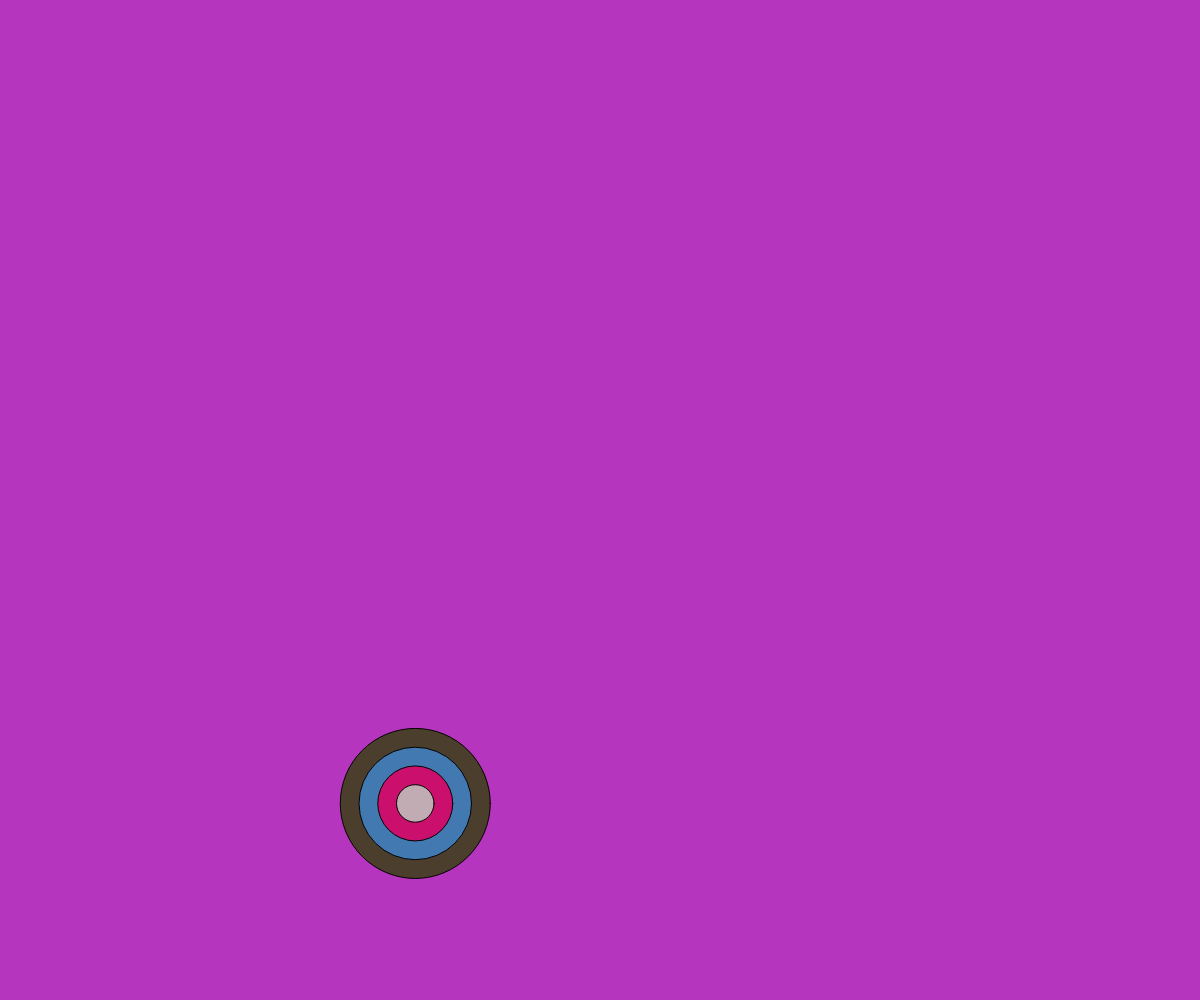
Frame 1 (no input)
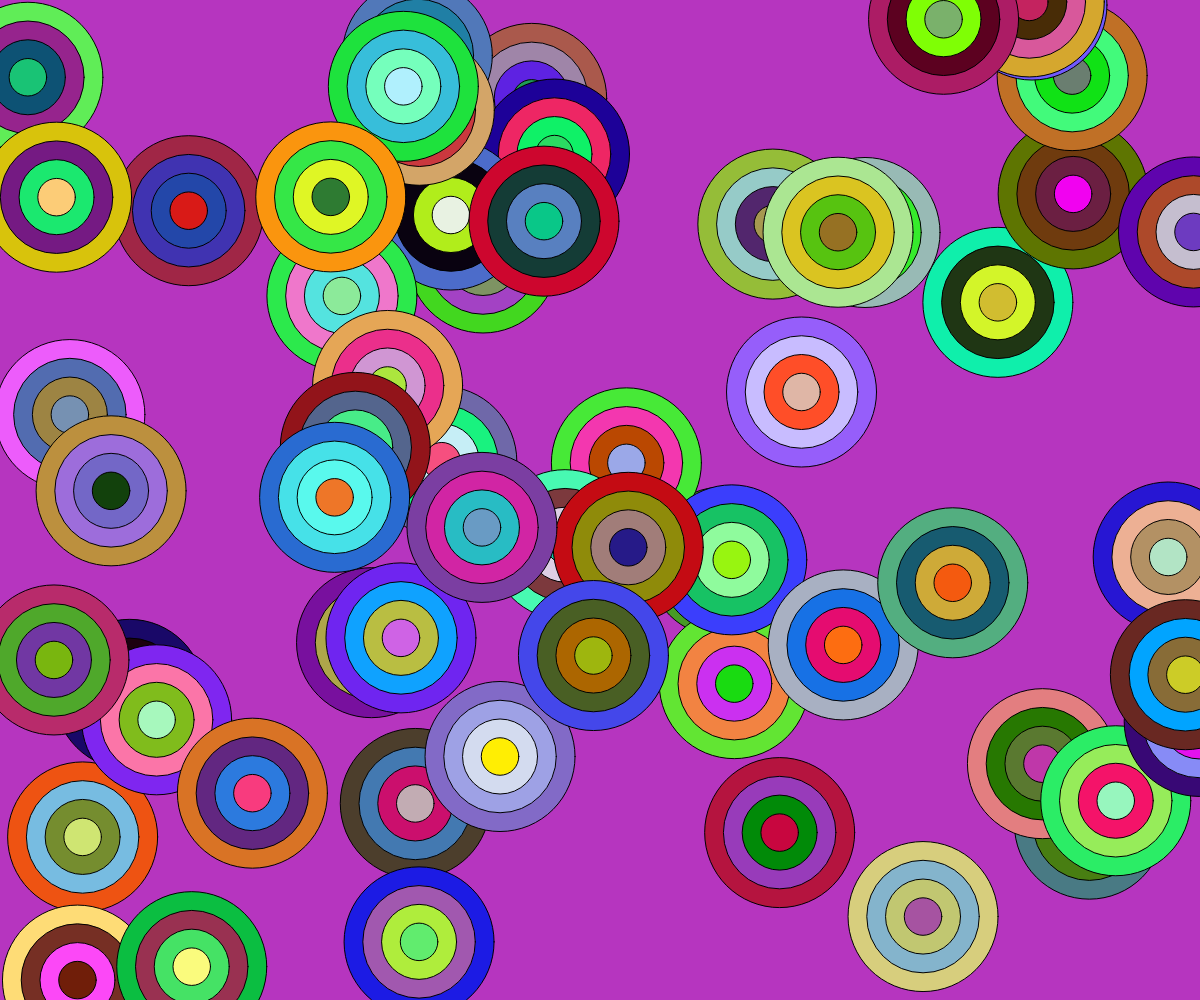
Frame 60 (no input)
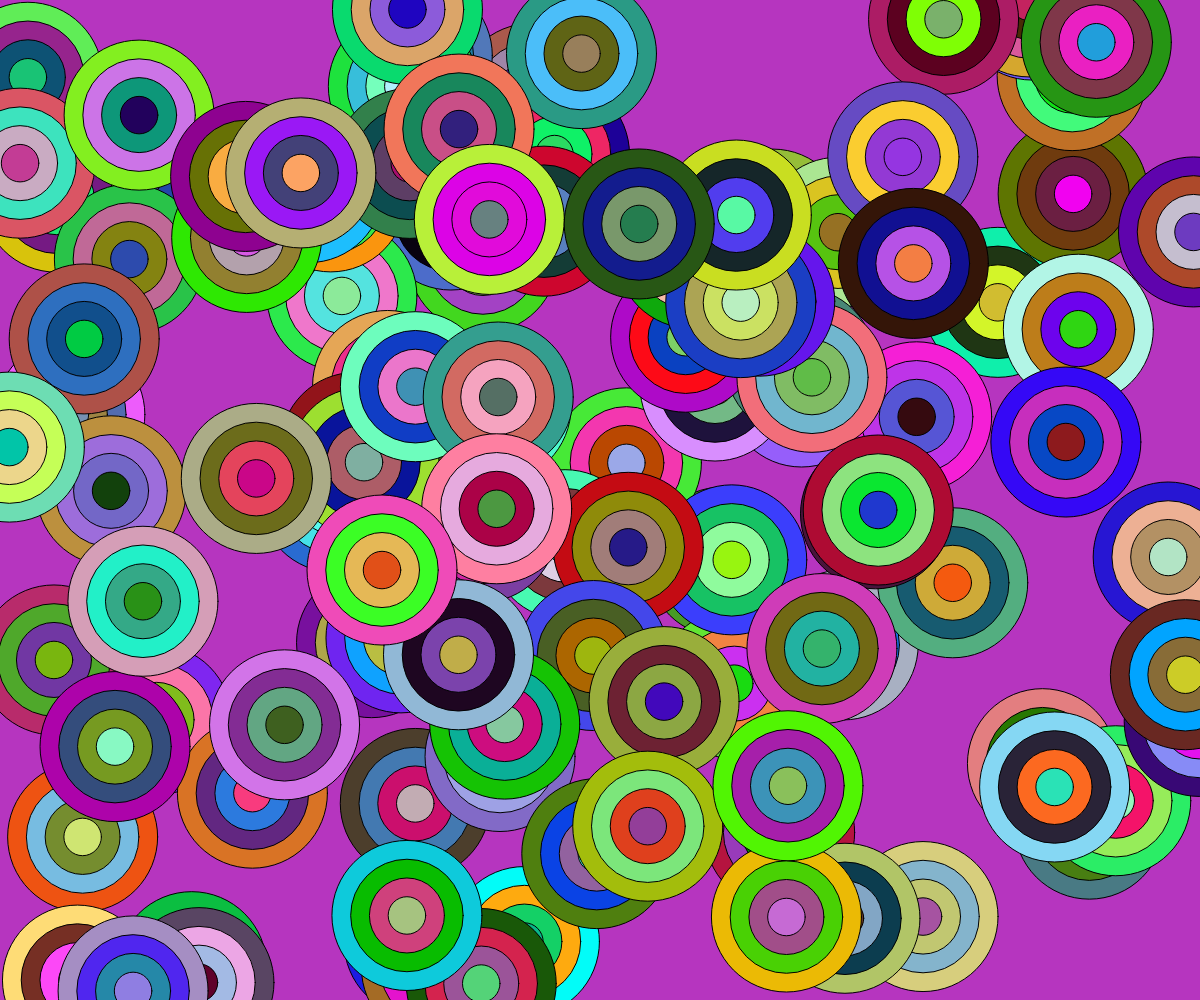
Frame 120 (the mouse pressed at the canvas centre since frame 60)

The p5.js sketch that drew these frames (run headless with seeded random() and noise() and a simulated clock; from frame 60 on, the mouse is pressed at the canvas centre):

// p5.js sketch
// ── sketch.js
let w;
let h;
let x;
let y;
function setup() {
  createCanvas(windowWidth, windowHeight);
  background(random(255), random(255), random(255));
  // w = width / 2
  // h = height / 2
  // drawBulleye(w/2, h/2, w, h)
}
function draw() {
  // background(220);
  w = width / 8
  h = height / 8
  // drawBulleye(w/2, h/2, w, h)
  drawBulleye(random(width), random(height), w, h)
}
function drawBulleye(x,y,w,h) {
  // circle(x, y, d)
  // fill('red')
  fill(random(255), random(255), random(255));
  // circle(200, 200, 400)
  circle(x, y, w)
  // fill('green')
  fill(random(255), random(255), random(255));
  // circle(200, 200, 300 )
  circle(x, y, w * 0.75)
  // fill('yellow')
  fill(random(255), random(255), random(255));
  // circle(200, 200, 200)
  circle(x, y, w * 200 / 400)
  // fill('black');
  fill(random(255), random(255), random(255));
  // circle(200, 200, 100)
  circle(x, y, w * 100 / 400)
}
